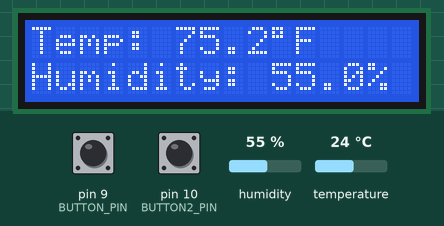
Simulated run of this sketch. Board: Arduino Uno, built with avr-gcc and run on an emulated ATmega328P. Parts: 16×2 character LCD. Inputs (shaded band) come from the test bench; at power-on: pin 9 (BUTTON_PIN) HIGH, pin 10 (BUTTON2_PIN) HIGH, humidity 55 %, temperature 24 °C.

Above: at 3.2 s.
3.3 s: pin 9 (BUTTON_PIN) pulled LOW for 0.15 s
At 5.5 s:
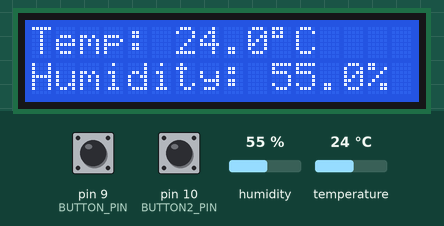
6.0 s: pin 9 (BUTTON_PIN) pulled LOW for 1 s
At 7.9 s:
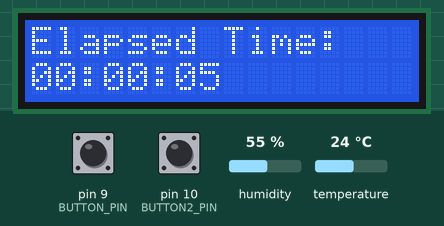
9.6 s: pin 9 (BUTTON_PIN) pulled LOW for 3.2 s
At 10.1 s:
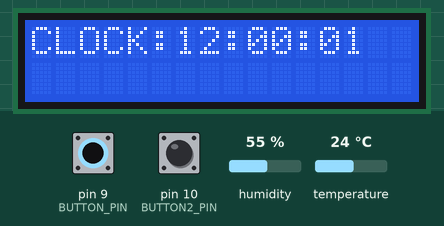
14.3 s: pin 10 (BUTTON2_PIN) pulled LOW for 0.15 s
At 14.9 s:
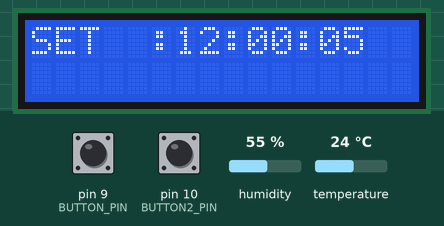
17.0 s: humidity set to 22 %
At 18.75 s:
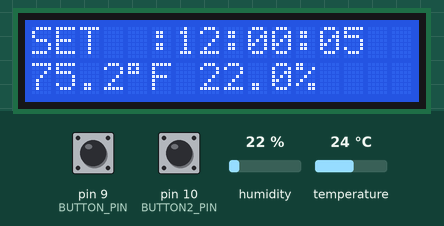
19.7 s: temperature set to 12 °C
At 21.4 s:
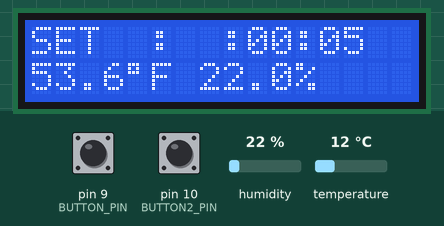
Timing chart, 0 to 22.9 s (numbered marks = the images above; inputs shaded):
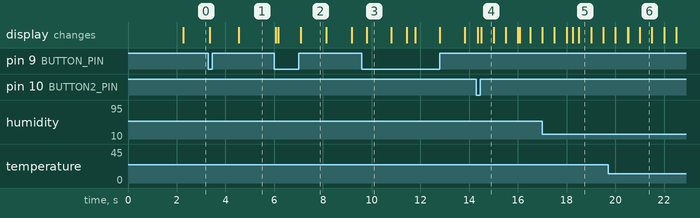

The sketch:

temperature.ino
```cpp
//Interface the DHT11 Temp & Humidity sensor and display humidity and temperature
//in Fahrenheit on a 16x2 character LCD with mode switching button

#include <dht_nonblocking.h>
#include <LiquidCrystal.h>

#define DHT_SENSOR_TYPE DHT_TYPE_11
#define DHT_SENSOR_PIN 8
#define BUTTON_PIN 9
#define BUTTON2_PIN 10

DHT_nonblocking dht_sensor(DHT_SENSOR_PIN, DHT_SENSOR_TYPE);
const int RS = 2, EN = 3, D4 = 4, D5 = 5, D6 = 6, D7 = 7;
LiquidCrystal lcd(RS,EN,D4,D5,D6,D7);   //set Uno pins that are connected to LCD, 4-bit mode

int displayMode = 0;  // 0 = Temp F, 1 = Temp C, 2 = Elapsed Time, 3 = Clock
bool lastButtonState = HIGH;
bool buttonState = HIGH;
unsigned long lastDebounceTime = 0;
unsigned long debounceDelay = 50;
unsigned long startTime = 0;

// Button 2 variables for time setting
bool lastButton2State = HIGH;
bool button2State = HIGH;
unsigned long lastDebounceTime2 = 0;
bool settingMode = false;  // true when setting clock time
int settingField = 0;  // 0 = hours, 1 = minutes, 2 = seconds

// Clock time variables
int clockHours = 12;
int clockMinutes = 0;
int clockSeconds = 0;
unsigned long lastClockUpdate = 0;

// Sensor data variables (persistent across loops)
float temperature = 0.0;
float humidity = 0.0;

void setup() {
  pinMode(BUTTON_PIN, INPUT_PULLUP);  //button connected to pin 9 with internal pull-up
  pinMode(BUTTON2_PIN, INPUT_PULLUP);  //button 2 connected to pin 10 with internal pull-up

  lcd.begin(16,2);    //set 16 columns and 2 rows of 16x2 LCD
  lcd.clear();        //clear any initial garbage on display
  lcd.setCursor(0,0);
  lcd.print("Initializing...");
  delay(2000);        //give DHT sensor time to stabilize

  startTime = millis();  //record start time for elapsed time display
  lastClockUpdate = millis();  //initialize clock update time
}

void loop() {
  // Read button 1 with debouncing
  bool reading = digitalRead(BUTTON_PIN);

  if (reading != lastButtonState) {
    lastDebounceTime = millis();
  }

  if ((millis() - lastDebounceTime) > debounceDelay) {
    if (reading != buttonState) {
      buttonState = reading;

      // Button pressed (LOW because of pull-up)
      if (buttonState == LOW) {
        if (settingMode) {
          // In setting mode, button 1 increments the current field only
          if (settingField == 0) {
            clockHours = (clockHours + 1) % 24;
          } else if (settingField == 1) {
            clockMinutes = (clockMinutes + 1) % 60;
          } else if (settingField == 2) {
            clockSeconds = (clockSeconds + 1) % 60;
          }
        } else {
          // Normal mode - cycle through display modes
          displayMode = (displayMode + 1) % 4;  // Cycle through 0, 1, 2, 3
          lcd.clear();
        }
      }
    }
  }

  lastButtonState = reading;

  // Read button 2 with debouncing (time setting button)
  bool reading2 = digitalRead(BUTTON2_PIN);

  if (reading2 != lastButton2State) {
    lastDebounceTime2 = millis();
  }

  if ((millis() - lastDebounceTime2) > debounceDelay) {
    if (reading2 != button2State) {
      button2State = reading2;

      // Button 2 pressed (LOW because of pull-up)
      if (button2State == LOW) {
        if (displayMode == 3) {  // Only works in clock mode
          if (settingMode) {
            // In setting mode, button 2 advances to next field
            settingField++;
            if (settingField > 2) {
              // After seconds, save and exit setting mode
              settingMode = false;
              settingField = 0;
              lastClockUpdate = millis();  // Reset clock update time
              lcd.clear();
            }
          } else {
            // Enter setting mode
            settingMode = true;
            settingField = 0;  // Start with hours
            lcd.clear();
          }
        }
      }
    }
  }

  lastButton2State = reading2;

  // Keep calling measure() - it will return true when data is ready
  if(dht_sensor.measure(&temperature, &humidity)) {

    if(displayMode == 0) {
      // Display Temperature in Fahrenheit
      lcd.clear();
      float tempF = (temperature * 9.0 / 5.0) + 32.0;

      lcd.setCursor(0,0);
      lcd.print("Temp: ");
      lcd.print(tempF, 1);
      lcd.write(0xDF);
      lcd.print("F");

      lcd.setCursor(0,1);
      lcd.print("Humidity: ");
      lcd.print(humidity, 1);
      lcd.print("%");

    } else if(displayMode == 1) {
      // Display Temperature in Celsius
      lcd.clear();

      lcd.setCursor(0,0);
      lcd.print("Temp: ");
      lcd.print(temperature, 1);
      lcd.write(0xDF);
      lcd.print("C");

      lcd.setCursor(0,1);
      lcd.print("Humidity: ");
      lcd.print(humidity, 1);
      lcd.print("%");
    }
  }

  // Display elapsed time (always updated)
  if(displayMode == 2) {
    unsigned long elapsedSeconds = (millis() - startTime) / 1000;
    unsigned long hours = elapsedSeconds / 3600;
    unsigned long minutes = (elapsedSeconds % 3600) / 60;
    unsigned long seconds = elapsedSeconds % 60;

    lcd.setCursor(0,0);
    lcd.print("Elapsed Time:   ");
    lcd.setCursor(0,1);

    if(hours < 10) lcd.print("0");
    lcd.print(hours);
    lcd.print(":");
    if(minutes < 10) lcd.print("0");
    lcd.print(minutes);
    lcd.print(":");
    if(seconds < 10) lcd.print("0");
    lcd.print(seconds);

    delay(100);  // Small delay for time display to prevent flickering
  }

  // Display clock mode
  if(displayMode == 3) {
    // Update clock time if not in setting mode
    if (!settingMode) {
      unsigned long currentMillis = millis();
      if (currentMillis - lastClockUpdate >= 1000) {
        lastClockUpdate = currentMillis;
        clockSeconds++;
        if (clockSeconds >= 60) {
          clockSeconds = 0;
          clockMinutes++;
          if (clockMinutes >= 60) {
            clockMinutes = 0;
            clockHours++;
            if (clockHours >= 24) {
              clockHours = 0;
            }
          }
        }
      }
    }


    lcd.setCursor(0,0);
    if (settingMode) {
      lcd.print("SET  :");
    } else {
      lcd.print("CLOCK:");
    }

    lcd.setCursor(6,0);

    // Display hours (blink if setting)
    if (settingMode && settingField == 0) {
      if ((millis() / 500) % 2 == 0) {
        lcd.print("  ");
      } else {
        if(clockHours < 10) lcd.print("0");
        lcd.print(clockHours);
      }
    } else {
      if(clockHours < 10) lcd.print("0");
      lcd.print(clockHours);
    }

    lcd.print(":");

    // Display minutes (blink if setting)
    if (settingMode && settingField == 1) {
      if ((millis() / 500) % 2 == 0) {
        lcd.print("  ");
      } else {
        if(clockMinutes < 10) lcd.print("0");
        lcd.print(clockMinutes);
      }
    } else {
      if(clockMinutes < 10) lcd.print("0");
      lcd.print(clockMinutes);
    }

    lcd.print(":");

    // Display seconds (blink if setting)
    if (settingMode && settingField == 2) {
      if ((millis() / 500) % 2 == 0) {
        lcd.print("  ");
      } else {
        if(clockSeconds < 10) lcd.print("0");
        lcd.print(clockSeconds);
      }
    } else {
      if(clockSeconds < 10) lcd.print("0");
      lcd.print(clockSeconds);
    }
    if(dht_sensor.measure(&temperature, &humidity)) {
    // Display temperature and humidity on line 2
    float tempF = (temperature * 9.0 / 5.0) + 32.0;

    lcd.setCursor(0,1);
    lcd.print("                ");  // Clear line 2
    lcd.setCursor(0,1);
    lcd.print(tempF, 1);
    lcd.write(0xDF);
    lcd.print("F");
    lcd.print(" ");
    lcd.print(humidity, 1);
    lcd.print("%");

    delay(100);  // Small delay to prevent flickering
  }}
}
```

Measured:
- after the input at 3.3 s, the display: first changes after 0.05 s (image 1 shows a later state)
- after the input at 6.0 s, the display: first changes after 0.06 s (image 2 shows a later state)
- after the input at 9.6 s, the display: changes after 0.20 s (image 3)
- after the input at 14.3 s, the display: first changes after 0.06 s (image 4 shows a later state)
- after the input at 17.0 s, the display: first differs from a run without the input after 1.3 s (image 5 shows a later state)
- after the input at 19.7 s, the display: first differs from a run without the input after 0.83 s (image 6 shows a later state)
- what the display in image 2 shows lasts 1.0 s, from 7.1 s to 8.1 s
